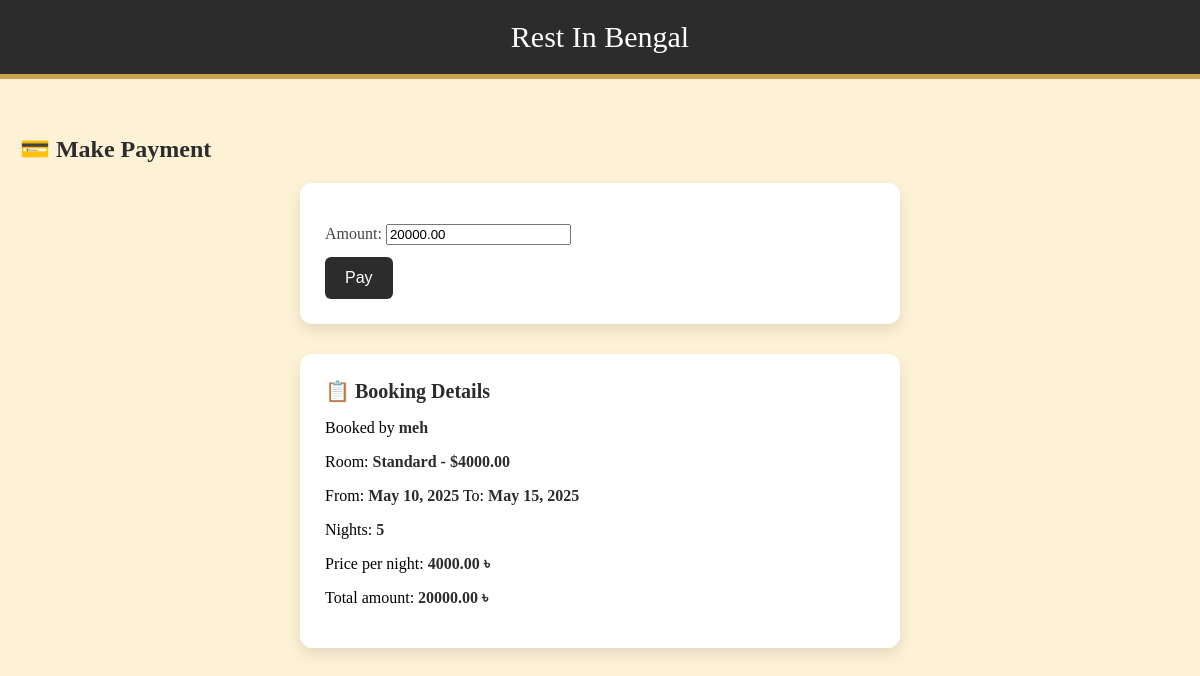
The page /payment/23/ (signed in) on the database its author committed.
### app1/models.py (models this page shows, shortened)
class Booking(models.Model):
    user = models.ForeignKey(User, on_delete=models.CASCADE)
    room = models.ForeignKey(Room, on_delete=models.CASCADE)
    check_in = models.DateField()
    check_out = models.DateField()

### app2/models.py (models this page shows)
class Room(models.Model):
    ROOM_TYPES = [
        ('Standard', 'Standard'),
        ('Deluxe', 'Deluxe'),
        ('Suite', 'Suite'),
        ('Normal', 'Normal'),
]
    type = models.CharField(max_length=20, choices=ROOM_TYPES)
    price = models.DecimalField(max_digits=8, decimal_places=2)
    status = models.CharField(max_length=20, default='available')
    image = models.ImageField(upload_to='room_images/', null=True, blank=True)  # Add this field for room images
    def __str__(self):
        return f"{self.type} - ${self.price}"

### app1/views.py (the view)
# urls.py: path('payment/<int:booking_id>/', views.make_payment, name='make_payment'),
@login_required(login_url='login')
def make_payment(request, booking_id):
    booking = get_object_or_404(Booking, id=booking_id)
    nights = (booking.check_out - booking.check_in).days
    total_amount = booking.room.price * nights
    if request.method == 'POST':
        form = PaymentForm(request.POST)
        if form.is_valid():
            amount = form.cleaned_data['amount']
            if amount != total_amount:
                messages.error(request, f"❌ You must pay exactly {total_amount} ৳.")
            else:
                payment = form.save(commit=False)
                payment.booking = booking
                payment.user = request.user
                payment.save()
                messages.success(request, "✅ Payment here")
                point_obj, created = Point.objects.get_or_create(user=request.user)
                point_obj.points_earned = F('points_earned') + 10
                point_obj.save()
                point_obj.refresh_from_db()
                return redirect('view_points')
    else:
        form = PaymentForm(initial={'amount': total_amount})
    return render(request, 'payment.html', {
        'form': form,
        'booking': booking,
        'nights': nights,
        'total_amount': total_amount,
    })

### app1/forms.py (shortened to what this page needs)
class PaymentForm(forms.ModelForm):
    class Meta:
        model = Payment
        fields = ['amount']

### templates/payment.html (shortened to what this page needs)
<!DOCTYPE html>
<html lang="en">
<head>
</head>
<body>
    <header>Rest In Bengal</header>
    <main>
        <h1>💳 Make Payment</h1>
        <form method="POST">
            {{ form.as_p }}
            <button type="submit">Pay</button>
        </form>
        <div class="details">
            <h3>📋 Booking Details</h3>
            <p>Booked by <strong>{{ booking.user.username }}</strong></p>
            <p>Room: <strong>{{ booking.room }}</strong></p>
            <p>From: <strong>{{ booking.check_in }}</strong> To: <strong>{{ booking.check_out }}</strong></p>
            <p>Nights: <strong>{{ nights }}</strong></p>
            <p>Price per night: <strong>{{ booking.room.price }} ৳</strong></p>
            <p>Total amount: <strong>{{ total_amount }} ৳</strong></p>
        </div>
    </main>
</body>
</html>

### templates/payment.html (style rules this page uses)
* { box-sizing: border-box; }
body { font-family: 'Georgia', serif; background-color: #fdf1d6; margin: 0; padding: 0; }
header { background-color: #2c2c2c; color: #fff; padding: 20px; text-align: center; font-size: 30px; font-family: 'Playfair Display', serif; border-bottom: 5px solid #c9a64b; }
main { display: flex; flex-direction: column; align-items: center; padding: 40px 20px; min-height: calc(100vh - 90px); }
h1 { color: #2c2c2c; font-size: 24px; margin-bottom: 20px; align-self: flex-start; }
form, .details { background-color: #fff; padding: 25px; border-radius: 12px; box-shadow: 0 6px 14px rgba(0, 0, 0, 0.1); width: 100%; max-width: 600px; margin-bottom: 30px; }
form p { font-size: 16px; color: #444; margin-bottom: 12px; }
button { background-color: #2c2c2c; color: #fff; padding: 12px 20px; border: none; border-radius: 6px; font-size: 16px; cursor: pointer; transition: background-color 0.3s ease; }
.details h3 { margin-top: 0; font-size: 20px; color: #2c2c2c; margin-bottom: 10px; }
strong { color: #2c2c2c; }

### rows shown on the page
Booking: user.username "meh", room "Standard - $4000.00", check_in "May 10, 2025", check_out "May 15, 2025", room.price "4000.00"

### other values the page prints
{{ nights }} "5"
{{ total_amount }} "20000.00"
